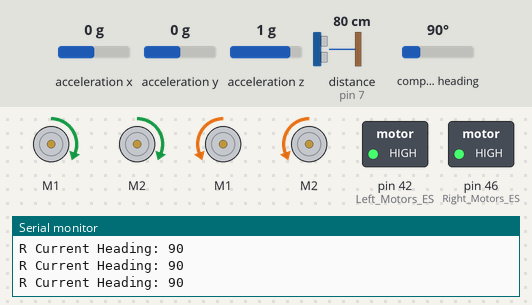
This sketch was run on a simulated Arduino Mega 2560, built with avr-gcc and run on an emulated ATmega2560. Shown: 4 × DC motor (green arrow = forward, orange = backward, longer = faster), switched loads named in the sketch (green lamp = pin HIGH), the last lines printed to the serial monitor. The inputs (shaded band) are chosen by the test bench; at power-on: compass heading 90°, acceleration x 0 g, acceleration y 0 g, acceleration z 1 g, distance to the obstacle (sensor on pin 7) 80 cm. The echo pulse lasts 58.3 µs per cm.

Above: at 1.2 s.
1.3 s: compass heading set to 176°
4.3 s: compass heading set to 186°
At 5.8 s:
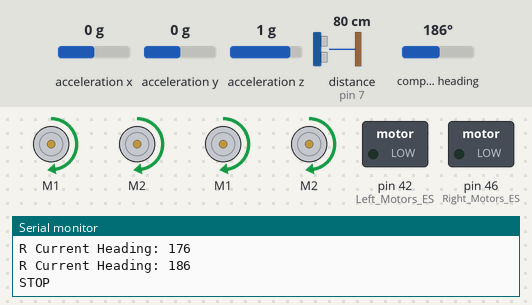
At 45.3 s:
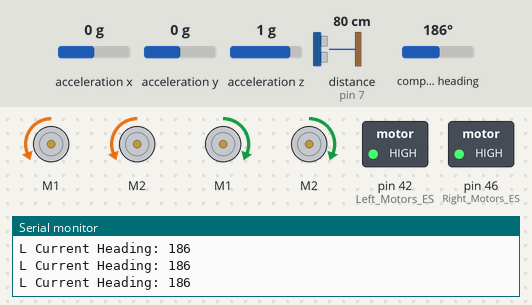
Timing chart, 0 to 46.3 s (numbered marks = the images above; inputs shaded):
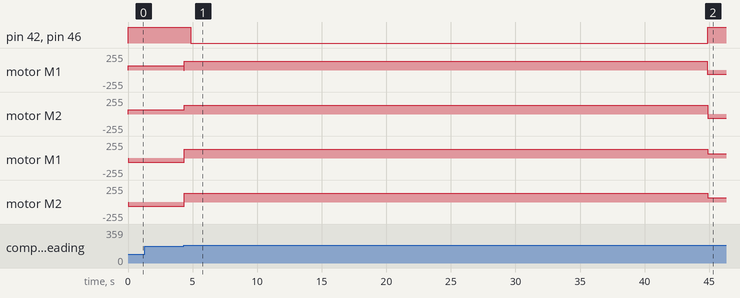

Measured:
- the behaviour switches between 179 and 180° on compass heading (found by bisection; images 0 and 1)
- after the input at 4.3 s, pin 42 (Left_Motors_ES), pin 46 (Right_Motors_ES): HIGH → LOW after 0.55 s, → HIGH 40.0 s later

The sketch:

BareBones_Final.ino
```cpp
#include <Wire.h>
#include <Adafruit_Sensor.h>
#include <Adafruit_BNO055.h>
#include <utility/imumaths.h>
#include <SoftwareSerial.h>
#include <Sabertooth.h>


//RC Related
#define Throttle_Pin A0
#define Aileron_Pin A1
#define Elvator_Pin A2
#define Rudder_Pin A3

long cutoff = 1200;
long Throttle = 0;
long Aileron = 0;
long Elvator = 0;
long Rudder = 0;

//Motor Related
int Left_Motors_Pin = 38;
int Left_Motors_ES  = 42; // Set to 0 for Estop

int Right_Motors_Pin = 50;
int Right_Motors_ES  = 46; // Set to 0 for Estop

SoftwareSerial LM_Serial(NOT_A_PIN, Left_Motors_Pin); //Left side Motors
SoftwareSerial RM_Serial(NOT_A_PIN, Right_Motors_Pin); //Right side Motors

Sabertooth LM_ST(128, LM_Serial);
Sabertooth RM_ST(128, RM_Serial);

//Some other Variables
int maxSpeed = 127;     //max 127

//Ultrasonic sensor
const int pingPin = 7;


//gyroscope
/* Set the delay between fresh samples */
#define BNO055_SAMPLERATE_DELAY_MS (100)

// Check I2C device address and correct line below (by default address is 0x29 or 0x28)
//                                   id, address
Adafruit_BNO055 bno = Adafruit_BNO055(55, 0x28);

//forward P
int kp = 50;
bool isStopped;

void differential(int leftspeed, int rightspeed)//moves the left and right motors at differnt speeds
{
  leftspeed = constrain(leftspeed, -1 * maxSpeed, maxSpeed);    //limit the robot speed
  rightspeed = constrain(rightspeed, -1 * maxSpeed, maxSpeed);    //limit the robot speed
  LM_ST.motor(1, leftspeed);
  LM_ST.motor(2, leftspeed);
  RM_ST.motor(1, rightspeed);
  RM_ST.motor(2, rightspeed);
  digitalWrite (Left_Motors_ES, HIGH);  //to enable the motors
  digitalWrite (Right_Motors_ES, HIGH);
}
void estop()
{
  //digitalWrite(Strobolight, LOW); //to disable the lights
  digitalWrite (Left_Motors_ES, LOW); //to enable the motors
  digitalWrite (Right_Motors_ES, LOW);
}
void gyroturn(int turn_angle){// turns the robot to the
  sensors_event_t event;
  bno.getEvent(&event);
  int start_angle = event.orientation.x;

  int final_angle = (turn_angle + start_angle + 360) % 360; //

  Serial.print("Change in Heading: ");
  Serial.print(turn_angle);
  Serial.print("\tFinal Heading: ");
  Serial.println(final_angle);
  int current_angle = start_angle;
  if(current_angle < final_angle){
    while(current_angle < final_angle){
      sensors_event_t event;
      bno.getEvent(&event);
      differential(32, -32);
      current_angle = event.orientation.x;

      Serial.print("R Current Heading: ");
      Serial.println(current_angle);
    }
  }
  else if(current_angle > final_angle){
    while(current_angle > final_angle){
      sensors_event_t event;
      bno.getEvent(&event);
      differential(-32, 32);
      current_angle = event.orientation.x;
      Serial.print("L Current Heading: ");
      Serial.println(current_angle);
    }
  }

  differential(0, 0);
}
void drive_f(){//follows the sidewalk detected by the camra
    // Ping ultrasonic sensor and get distance
  sensors_event_t event;
  bno.getEvent(&event);
  long duration, cm;
  pinMode(pingPin, OUTPUT);
  digitalWrite(pingPin, LOW);
  delayMicroseconds(3);
  digitalWrite(pingPin, HIGH);
  delayMicroseconds(5);
  digitalWrite(pingPin, LOW);
  pinMode(pingPin, INPUT);
  duration = pulseIn(pingPin, HIGH);
  cm = microsecondsToCentimeters(duration);
  // Check if distance is far enough instead of true
  static int leftspeed = 0;
  static int rightspeed = 0;


  if(cm > 100){
    if(Serial.available()){
        char ch = Serial.read();
        float cond = Serial.parseFloat();
        int p;
        Serial.print(ch);
        Serial.println(cond);
        if(ch =='D'){
          p = (int)(kp * cond);
          rightspeed = 65 - p;
          leftspeed = 65 + p;
          Serial.print("Leftspeed: ");
          Serial.println(leftspeed);
          Serial.print("Rightspeed: ");
          Serial.print(rightspeed);

        }
    }
    // set diff using vars
    differential(leftspeed, rightspeed);
    isStopped = false;
  }
  else{
    estop();
    if(isStopped == false){
      Serial.println("STOP");
    }
    isStopped = true;
  }
}
void setup() {
  // put your setup code here, to run once:


  // RC Related
  pinMode(Throttle_Pin, INPUT);
  pinMode(Aileron_Pin, INPUT);
  pinMode(Elvator_Pin, INPUT);
  pinMode(Rudder_Pin, INPUT);

  //Motor Related
  digitalWrite (Left_Motors_ES, LOW);
  digitalWrite (Right_Motors_ES, LOW);

  pinMode (Left_Motors_ES, OUTPUT);
  pinMode (Right_Motors_ES, OUTPUT);

  LM_Serial.begin(9600);
  RM_Serial.begin(9600);

  Serial.begin(9600);
  Serial.println("Starting...");
  /* Initialise the gyroscope */
  if(!bno.begin())
  {
    /* There was a problem detecting the BNO055 ... check your connections */
    Serial.print("Ooops, no BNO055 detected ... Check your wiring or I2C ADDR!");
    while(1);
  }

    bno.setExtCrystalUse(true);
}

long microsecondsToCentimeters(long microseconds){
  return microseconds / 29/ 2;
}
long last_timestamp = 0, current_timestamp;
// r & l pwr variables
void loop(){
// enter route here
  gyroturn(90);
  int t = millis();
  while(millis() < t + 500){
    differential(64, 64);
  }
  t = millis();
  while(millis() < t + 40000){
    drive_f();
  }
  gyroturn(300);
  t = millis();
  while(millis() < t + 300){
    drive_f();
  }
  gyroturn(330);
  while(millis() < t + 1000){
    differential(64, 64);
  }
  t = millis();
  while(millis() < t + 400){
    drive_f();
  }
  gyroturn(180);
  gyroturn(180);
  while(true){
    differential(0, 0);
  }
}
```
